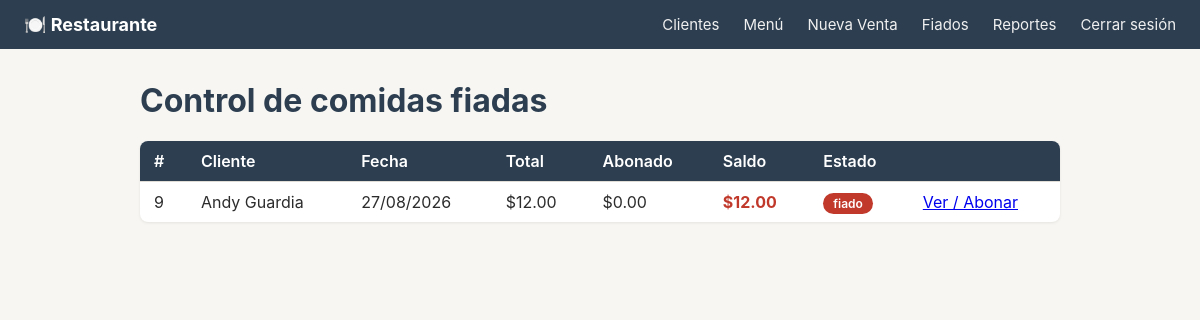
The app's page /fiados (signed in) with its own data.
### models.py (models this page shows, shortened)
class Factura(db.Model):
    __tablename__ = "facturas"
    id = db.Column(db.Integer, primary_key=True)
    cliente_id = db.Column(db.Integer, db.ForeignKey("clientes.id"), nullable=False)
    fecha = db.Column(db.DateTime, default=datetime.utcnow)
    total = db.Column(db.Numeric(10, 2), nullable=False, default=0)
    estado = db.Column(db.String(20), nullable=False, default="pagada")
    metodo_pago = db.Column(db.String(30))         # efectivo, tarjeta, transferencia...
    detalles = db.relationship(
        "DetalleFactura", backref="factura", lazy=True, cascade="all, delete-orphan"
    )
    abonos = db.relationship(
        "Abono", backref="factura", lazy=True, cascade="all, delete-orphan"
    )
    @property
    def total_abonado(self):
        total = (
            db.session.query(db.func.coalesce(db.func.sum(Abono.monto), 0))
            .filter(Abono.factura_id == self.id)
            .scalar()
        )
        return float(total)
    @property
    def saldo(self):
        if self.estado == "pagada":
            return 0
        return float(self.total) - float(self.total_abonado)

class Cliente(db.Model):
    __tablename__ = "clientes"
    id = db.Column(db.Integer, primary_key=True)
    nombre = db.Column(db.String(120), nullable=False)
    telefono = db.Column(db.String(20))          # para enviar por WhatsApp
    email = db.Column(db.String(120))            # para enviar por correo
    direccion = db.Column(db.String(200))
    fecha_registro = db.Column(db.DateTime, default=datetime.utcnow)
    facturas = db.relationship("Factura", backref="cliente", lazy=True)

### app.py (the view)
@app.route("/fiados")
@login_requerido
def listar_fiados():
    facturas_pendientes = (
        Factura.query.filter(Factura.estado.in_(["fiado", "abonada"]))
        .order_by(Factura.fecha.desc())
        .all()
    )
    return render_template("fiados.html", facturas=facturas_pendientes)

### utils/auth.py (called while the page is built)
def login_requerido(f):
    @wraps(f)
    def decorada(*args, **kwargs):
        if not session.get("logueado"):
            flash("Debes iniciar sesión para continuar.", "danger")
            return redirect(url_for("login", next=request.path))
        return f(*args, **kwargs)
    return decorada

### templates/fiados.html (shortened to what this page needs)
{% extends "base.html" %}
{% block content %}
    <h1>Control de comidas fiadas</h1>
    <table>
        <tr><th>#</th><th>Cliente</th><th>Fecha</th><th>Total</th><th>Abonado</th><th>Saldo</th><th>Estado</th><th></th></tr>
        {% for f in facturas %}
        <tr>
            <td>{{ f.id }}</td>
            <td>{{ f.cliente.nombre }}</td>
            <td>{{ f.fecha.strftime('%d/%m/%Y') }}</td>
            <td>${{ "%.2f"|format(f.total) }}</td>
            <td>${{ "%.2f"|format(f.total_abonado) }}</td>
            <td class="saldo-negativo">${{ "%.2f"|format(f.saldo) }}</td>
            <td><span class="badge badge-{{ f.estado }}">{{ f.estado }}</span></td>
            <td><a href="{{ url_for('ver_factura', factura_id=f.id) }}">Ver / Abonar</a></td>
        </tr>
        {% else %}
        <tr><td colspan="8">No hay facturas fiadas pendientes 🎉</td></tr>
        {% endfor %}
    </table>
{% endblock %}

### static/css/style.css (style rules this page uses)
:root { --primario: #2c3e50; --acento: #e67e22; --exito: #27ae60; --peligro: #c0392b; --fondo: #f7f6f3; --texto: #2c2c2c; --borde: #e0ddd6; }
* { box-sizing: border-box; }
body { font-family: -apple-system, "Segoe UI", Roboto, sans-serif; background: var(--fondo); color: var(--texto); margin: 0; }
h1, h2, h3 { color: var(--primario); }
table { width: 100%; border-collapse: collapse; background: #fff; border-radius: 8px; overflow: hidden; box-shadow: 0 1px 3px rgba(0,0,0,0.08); }
th, td { padding: 10px 14px; text-align: left; border-bottom: 1px solid var(--borde); }
th { background: var(--primario); color: #fff; font-weight: 600; }
tr:last-child td { border-bottom: none; }
.badge { padding: 3px 10px; border-radius: 12px; font-size: 12px; font-weight: 600; color: #fff; }
.badge-fiado { background: var(--peligro); }
.saldo-negativo { color: var(--peligro); font-weight: 700; }

### records on screen
Factura: id "9", cliente.nombre "Andy Guardia", fecha "27/08/2026", total "12.00", total_abonado "0.00", saldo "12.00", estado "fiado"
